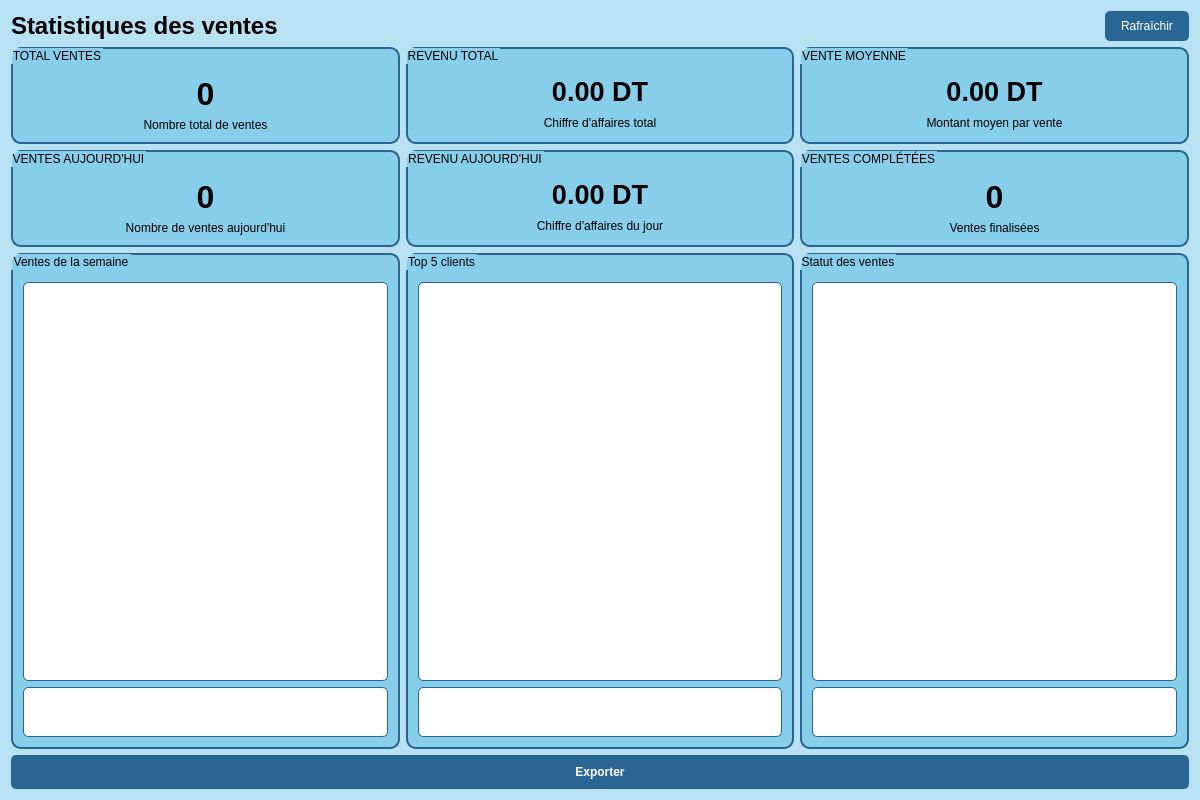
<?xml version="1.0" encoding="UTF-8"?>
<ui version="4.0">
 <class>SalesStatistique</class>
 <widget class="QDialog" name="SalesStatistique">
  <property name="geometry">
   <rect>
    <x>0</x>
    <y>0</y>
    <width>1200</width>
    <height>800</height>
   </rect>
  </property>
  <property name="windowTitle">
   <string>Statistiques des ventes</string>
  </property>
  <property name="styleSheet">
   <string notr="true">background-color: #b8e2f2;</string>
  </property>
  <layout class="QVBoxLayout" name="verticalLayout">
   <item>
    <layout class="QHBoxLayout" name="headerLayout">
     <item>
      <widget class="QLabel" name="titleLabel">
       <property name="font">
        <font>
         <pointsize>18</pointsize>
         <bold>true</bold>
        </font>
       </property>
       <property name="text">
        <string>Statistiques des ventes</string>
       </property>
      </widget>
     </item>
     <item>
      <spacer name="horizontalSpacer">
       <property name="orientation">
        <enum>Qt::Horizontal</enum>
       </property>
       <property name="sizeHint" stdset="0">
        <size>
         <width>40</width>
         <height>20</height>
        </size>
       </property>
      </spacer>
     </item>
     <item>
      <widget class="QPushButton" name="refreshButton">
       <property name="styleSheet">
        <string notr="true">background-color: rgb(41, 102, 148);
color: white;
padding: 8px 16px;
border-radius: 5px;</string>
       </property>
       <property name="text">
        <string>Rafraîchir</string>
       </property>
      </widget>
     </item>
    </layout>
   </item>
   <item>
    <layout class="QHBoxLayout" name="topRowLayout">
     <item>
      <widget class="QGroupBox" name="totalSalesGroupBox">
       <property name="styleSheet">
        <string notr="true">QGroupBox {
    background-color: #87CEEB;
    border: 2px solid rgb(41, 102, 148);
    border-radius: 10px;
    padding: 15px;
}
QLabel {
    background-color: transparent;
}</string>
       </property>
       <property name="title">
        <string>TOTAL VENTES</string>
       </property>
       <layout class="QVBoxLayout" name="verticalLayout_2">
        <item>
         <widget class="QLabel" name="totalSalesLabel">
          <property name="font">
           <font>
            <pointsize>24</pointsize>
            <bold>true</bold>
           </font>
          </property>
          <property name="text">
           <string>0</string>
          </property>
          <property name="alignment">
           <set>Qt::AlignCenter</set>
          </property>
         </widget>
        </item>
        <item>
         <widget class="QLabel" name="totalSalesSubtitleLabel">
          <property name="text">
           <string>Nombre total de ventes</string>
          </property>
          <property name="alignment">
           <set>Qt::AlignCenter</set>
          </property>
         </widget>
        </item>
       </layout>
      </widget>
     </item>
     <item>
      <widget class="QGroupBox" name="totalRevenueGroupBox">
       <property name="styleSheet">
        <string notr="true">QGroupBox {
    background-color: #87CEEB;
    border: 2px solid rgb(41, 102, 148);
    border-radius: 10px;
    padding: 15px;
}
QLabel {
    background-color: transparent;
}</string>
       </property>
       <property name="title">
        <string>REVENU TOTAL</string>
       </property>
       <layout class="QVBoxLayout" name="verticalLayout_3">
        <item>
         <widget class="QLabel" name="totalRevenueLabel">
          <property name="font">
           <font>
            <pointsize>20</pointsize>
            <bold>true</bold>
           </font>
          </property>
          <property name="text">
           <string>0.00 DT</string>
          </property>
          <property name="alignment">
           <set>Qt::AlignCenter</set>
          </property>
         </widget>
        </item>
        <item>
         <widget class="QLabel" name="totalRevenueSubtitleLabel">
          <property name="text">
           <string>Chiffre d'affaires total</string>
          </property>
          <property name="alignment">
           <set>Qt::AlignCenter</set>
          </property>
         </widget>
        </item>
       </layout>
      </widget>
     </item>
     <item>
      <widget class="QGroupBox" name="avgSaleGroupBox">
       <property name="styleSheet">
        <string notr="true">QGroupBox {
    background-color: #87CEEB;
    border: 2px solid rgb(41, 102, 148);
    border-radius: 10px;
    padding: 15px;
}
QLabel {
    background-color: transparent;
}</string>
       </property>
       <property name="title">
        <string>VENTE MOYENNE</string>
       </property>
       <layout class="QVBoxLayout" name="verticalLayout_4">
        <item>
         <widget class="QLabel" name="avgSaleLabel">
          <property name="font">
           <font>
            <pointsize>20</pointsize>
            <bold>true</bold>
           </font>
          </property>
          <property name="text">
           <string>0.00 DT</string>
          </property>
          <property name="alignment">
           <set>Qt::AlignCenter</set>
          </property>
         </widget>
        </item>
        <item>
         <widget class="QLabel" name="avgSaleSubtitleLabel">
          <property name="text">
           <string>Montant moyen par vente</string>
          </property>
          <property name="alignment">
           <set>Qt::AlignCenter</set>
          </property>
         </widget>
        </item>
       </layout>
      </widget>
     </item>
    </layout>
   </item>
   <item>
    <layout class="QHBoxLayout" name="middleRowLayout">
     <item>
      <widget class="QGroupBox" name="salesTodayGroupBox">
       <property name="styleSheet">
        <string notr="true">QGroupBox {
    background-color: #87CEEB;
    border: 2px solid rgb(41, 102, 148);
    border-radius: 10px;
    padding: 15px;
}
QLabel {
    background-color: transparent;
}</string>
       </property>
       <property name="title">
        <string>VENTES AUJOURD'HUI</string>
       </property>
       <layout class="QVBoxLayout" name="verticalLayout_5">
        <item>
         <widget class="QLabel" name="salesTodayLabel">
          <property name="font">
           <font>
            <pointsize>24</pointsize>
            <bold>true</bold>
           </font>
          </property>
          <property name="text">
           <string>0</string>
          </property>
          <property name="alignment">
           <set>Qt::AlignCenter</set>
          </property>
         </widget>
        </item>
        <item>
         <widget class="QLabel" name="salesTodaySubtitleLabel">
          <property name="text">
           <string>Nombre de ventes aujourd'hui</string>
          </property>
          <property name="alignment">
           <set>Qt::AlignCenter</set>
          </property>
         </widget>
        </item>
       </layout>
      </widget>
     </item>
     <item>
      <widget class="QGroupBox" name="revenueTodayGroupBox">
       <property name="styleSheet">
        <string notr="true">QGroupBox {
    background-color: #87CEEB;
    border: 2px solid rgb(41, 102, 148);
    border-radius: 10px;
    padding: 15px;
}
QLabel {
    background-color: transparent;
}</string>
       </property>
       <property name="title">
        <string>REVENU AUJOURD'HUI</string>
       </property>
       <layout class="QVBoxLayout" name="verticalLayout_6">
        <item>
         <widget class="QLabel" name="revenueTodayLabel">
          <property name="font">
           <font>
            <pointsize>20</pointsize>
            <bold>true</bold>
           </font>
          </property>
          <property name="text">
           <string>0.00 DT</string>
          </property>
          <property name="alignment">
           <set>Qt::AlignCenter</set>
          </property>
         </widget>
        </item>
        <item>
         <widget class="QLabel" name="revenueTodaySubtitleLabel">
          <property name="text">
           <string>Chiffre d'affaires du jour</string>
          </property>
          <property name="alignment">
           <set>Qt::AlignCenter</set>
          </property>
         </widget>
        </item>
       </layout>
      </widget>
     </item>
     <item>
      <widget class="QGroupBox" name="completedGroupBox">
       <property name="styleSheet">
        <string notr="true">QGroupBox {
    background-color: #87CEEB;
    border: 2px solid rgb(41, 102, 148);
    border-radius: 10px;
    padding: 15px;
}
QLabel {
    background-color: transparent;
}</string>
       </property>
       <property name="title">
        <string>VENTES COMPLÉTÉES</string>
       </property>
       <layout class="QVBoxLayout" name="verticalLayout_7">
        <item>
         <widget class="QLabel" name="completedLabel">
          <property name="font">
           <font>
            <pointsize>24</pointsize>
            <bold>true</bold>
           </font>
          </property>
          <property name="text">
           <string>0</string>
          </property>
          <property name="alignment">
           <set>Qt::AlignCenter</set>
          </property>
         </widget>
        </item>
        <item>
         <widget class="QLabel" name="completedSubtitleLabel">
          <property name="text">
           <string>Ventes finalisées</string>
          </property>
          <property name="alignment">
           <set>Qt::AlignCenter</set>
          </property>
         </widget>
        </item>
       </layout>
      </widget>
     </item>
    </layout>
   </item>
   <item>
    <layout class="QHBoxLayout" name="bottomRowLayout">
     <item>
      <widget class="QGroupBox" name="paymentMethodsGroupBox">
       <property name="styleSheet">
        <string notr="true">QGroupBox {
    background-color: #87CEEB;
    border: 2px solid rgb(41, 102, 148);
    border-radius: 10px;
    padding: 15px;
}
QLabel {
    background-color: transparent;
}</string>
       </property>
       <property name="title">
        <string>Ventes de la semaine</string>
       </property>
       <layout class="QVBoxLayout" name="verticalLayout_8">
        <item>
         <widget class="QWidget" name="paymentChartWidget" native="true">
          <property name="minimumSize">
           <size>
            <width>200</width>
            <height>150</height>
           </size>
          </property>
          <property name="styleSheet">
           <string notr="true">background-color: white;
border: 1px solid rgb(41, 102, 148);
border-radius: 5px;</string>
          </property>
         </widget>
        </item>
        <item>
         <widget class="QTextEdit" name="paymentMethodsText">
          <property name="readOnly">
           <bool>true</bool>
          </property>
          <property name="maximumSize">
           <size>
            <width>16777215</width>
            <height>50</height>
           </size>
          </property>
          <property name="styleSheet">
           <string notr="true">background-color: white;
border: 1px solid rgb(41, 102, 148);
border-radius: 5px;</string>
          </property>
         </widget>
        </item>
       </layout>
      </widget>
     </item>
     <item>
      <widget class="QGroupBox" name="topClientsGroupBox">
       <property name="styleSheet">
        <string notr="true">QGroupBox {
    background-color: #87CEEB;
    border: 2px solid rgb(41, 102, 148);
    border-radius: 10px;
    padding: 15px;
}
QLabel {
    background-color: transparent;
}</string>
       </property>
       <property name="title">
        <string>Top 5 clients</string>
       </property>
       <layout class="QVBoxLayout" name="verticalLayout_9">
        <item>
         <widget class="QWidget" name="clientsChartWidget" native="true">
          <property name="minimumSize">
           <size>
            <width>200</width>
            <height>150</height>
           </size>
          </property>
          <property name="styleSheet">
           <string notr="true">background-color: white;
border: 1px solid rgb(41, 102, 148);
border-radius: 5px;</string>
          </property>
         </widget>
        </item>
        <item>
         <widget class="QTextEdit" name="topClientsText">
          <property name="readOnly">
           <bool>true</bool>
          </property>
          <property name="maximumSize">
           <size>
            <width>16777215</width>
            <height>50</height>
           </size>
          </property>
          <property name="styleSheet">
           <string notr="true">background-color: white;
border: 1px solid rgb(41, 102, 148);
border-radius: 5px;</string>
          </property>
         </widget>
        </item>
       </layout>
      </widget>
     </item>
     <item>
      <widget class="QGroupBox" name="statusGroupBox">
       <property name="styleSheet">
        <string notr="true">QGroupBox {
    background-color: #87CEEB;
    border: 2px solid rgb(41, 102, 148);
    border-radius: 10px;
    padding: 15px;
}
QLabel {
    background-color: transparent;
}</string>
       </property>
       <property name="title">
        <string>Statut des ventes</string>
       </property>
       <layout class="QVBoxLayout" name="verticalLayout_10">
        <item>
         <widget class="QWidget" name="statusChartWidget" native="true">
          <property name="minimumSize">
           <size>
            <width>200</width>
            <height>150</height>
           </size>
          </property>
          <property name="styleSheet">
           <string notr="true">background-color: white;
border: 1px solid rgb(41, 102, 148);
border-radius: 5px;</string>
          </property>
         </widget>
        </item>
        <item>
         <widget class="QTextEdit" name="statusText">
          <property name="readOnly">
           <bool>true</bool>
          </property>
          <property name="maximumSize">
           <size>
            <width>16777215</width>
            <height>50</height>
           </size>
          </property>
          <property name="styleSheet">
           <string notr="true">background-color: white;
border: 1px solid rgb(41, 102, 148);
border-radius: 5px;</string>
          </property>
         </widget>
        </item>
       </layout>
      </widget>
     </item>
    </layout>
   </item>
   <item>
    <widget class="QPushButton" name="exportButton">
     <property name="styleSheet">
      <string notr="true">background-color: rgb(41, 102, 148);
color: white;
padding: 10px 20px;
border-radius: 5px;
font-weight: bold;</string>
     </property>
     <property name="text">
      <string>Exporter</string>
     </property>
    </widget>
   </item>
  </layout>
 </widget>
 <resources/>
 <connections/>
</ui>
